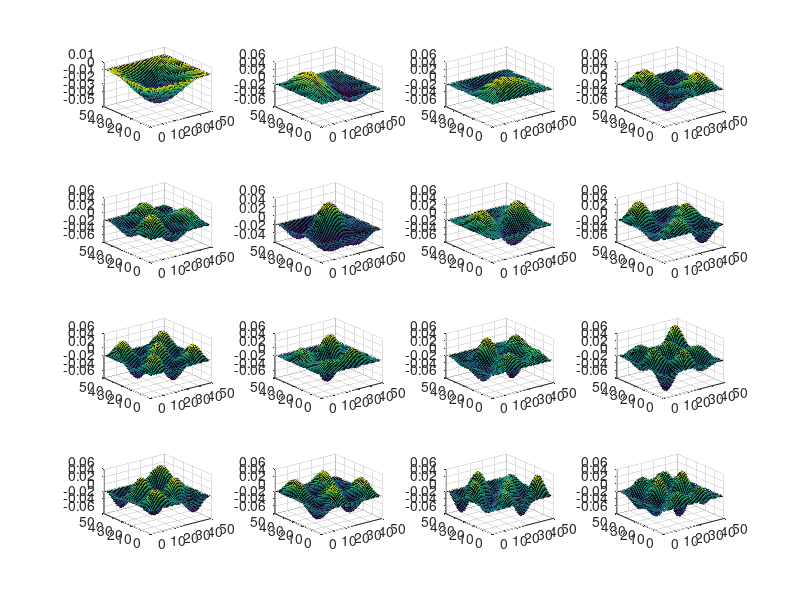

Source code (MATLAB):
clear
close all

nx = 50; ny = 50;

G = sparse(nx*ny, nx*ny);

a = 0;

num = 16;

for i = 0:ny-1
    if i == 0 || i == ny - 1
        for j = 0:nx-1
            G(ny*i+j+1,ny*i+j+1) = 1;
        end
    else
        G(i*ny+1, i*ny+1) = 1;
        G(i*ny+nx, i*ny+nx) = 1;
    end
end

for i = 0:ny
    if ((0 < i) && (i < (ny - 1)))
        for j = 0:nx
            if ((0 < j) && (j < (nx - 1)))
                G(i*ny+j + 1, i*ny+j + 1) = -4 - a; %Center
                G(i*ny+j + 1, i*ny+j+1 + 1) = 1;     %Right
                G(i*ny+j + 1, i*ny+j-1 + 1) = 1;     %Left
                G(i*ny+j + 1, i*ny+j+nx + 1) = 1;    %Below
                G(i*ny+j + 1, i*ny+j-nx + 1) = 1 ;   %Above
            end
        end
    end
end

spy(G);

[E,D] = eigs(G,num,'SM')

spy(D);


for k = 1:num
    subplot(4,4,k);
    surf(reshape(E(:,k),nx,ny))
end